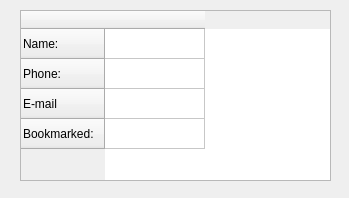
<?xml version="1.0" encoding="UTF-8"?>
<ui version="4.0">
 <class>ViewContact</class>
 <widget class="QWidget" name="ViewContact">
  <property name="geometry">
   <rect>
    <x>0</x>
    <y>0</y>
    <width>349</width>
    <height>198</height>
   </rect>
  </property>
  <property name="windowTitle">
   <string>Form</string>
  </property>
  <widget class="QTableWidget" name="tableViewContact">
   <property name="geometry">
    <rect>
     <x>20</x>
     <y>10</y>
     <width>311</width>
     <height>171</height>
    </rect>
   </property>
   <row>
    <property name="text">
     <string>Name:</string>
    </property>
   </row>
   <row>
    <property name="text">
     <string>Phone:</string>
    </property>
   </row>
   <row>
    <property name="text">
     <string>E-mail</string>
    </property>
   </row>
   <row>
    <property name="text">
     <string>Bookmarked: </string>
    </property>
   </row>
   <column>
    <property name="text">
     <string/>
    </property>
   </column>
  </widget>
 </widget>
 <resources/>
 <connections/>
</ui>
